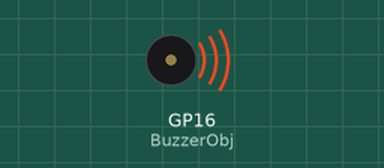
The program below on a simulated Raspberry Pi Pico running MicroPython. Shown: buzzer (waves = sounding). At 1.5 s the program stops and its outputs stay as they are.

Above: at 0.4 s.
At 1.15 s:
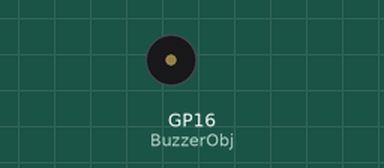
Timing chart, 0 to 3.0 s (numbered marks = the images above):
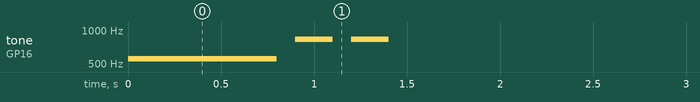

Measured:
- by itself, tone on GP16 (BuzzerObj): repeats every 0.30 s: silent 0.10 s, 830 Hz 0.20 s, until it stays silent from 1.4 s

The program:

main.py
```python
"""
Simple buzzer activation sound on pin 16
"""

from machine import Pin, PWM
from time import sleep

buzzerPIN=16
BuzzerObj = PWM(Pin(buzzerPIN))

def buzzer(buzzerPinObject,frequency,sound_duration,silence_duration):

    # Set duty cycle to a positive value to emit sound from buzzer
    buzzerPinObject.duty_u16(int(65536*0.1))
    # Set frequency
    buzzerPinObject.freq(frequency)
    # wait for sound duration
    sleep(sound_duration)
    # Set duty cycle to zero to stop sound
    buzzerPinObject.duty_u16(int(65536*0))
    # Wait for sound interrumption, if needed
    sleep(silence_duration)


#set translation table from note to frequency
sol4=392
do5=523
dod5=554
re5=587
red5=622
mi5=659
fa5=698
fad5=739
sol5=784
sold5=830
la5=880
lad5=932
si5=987

buzzer(BuzzerObj,dod5,0.8,0.1)
buzzer(BuzzerObj,sold5,0.2,0.1)
buzzer(BuzzerObj,sold5,0.2,0.1)

#Deactivates the buzzer
BuzzerObj.deinit()
```
